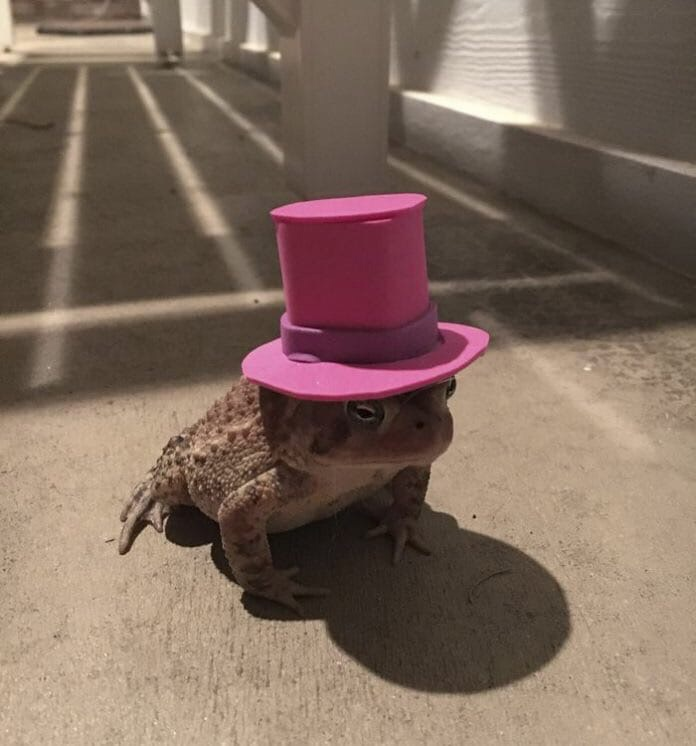
#> input picture pinj/ph/imgs/frog.jpg, 696 x 746 px; its folder holds only this picture in this run
$ python main.py
#> lines starting #> are read from the running program, lines starting #| are printed output that depends on the picture; after the words box and inside, x2 and y2 are one past the last pixel; in counts of white or black regions, pixels touching at a corner belong together
### pinj/ph/photos.py
import cv2

class Photo:
    def __init__(self, name):
#> called with name = 'frog'
        self._input_image = cv2.imread("imgs/{}.jpg".format(name))
#> self._input_image is the input picture: shape (746, 696, 3); mean B, G, R 93.7, 107, 128
        self._name = name
        print("imgs/{}.jpg".format(name))


    def show(self):
        cv2.imshow(self._name, self._input_image)
        cv2.waitKey(0)
        cv2.destroyAllWindows()

    def draw_lines(self):
        width = self._input_image.shape[1]
#> width = 696
        height = self._input_image.shape[0]
#> height = 746
        self._input_image = cv2.line(self._input_image,(width//2,height),(width//2,0),(0,255,0),1)
        self._input_image = cv2.line(self._input_image,(0,height//3*2),(width,height//3*2),(0,255,0),1)
        self._input_image = cv2.line(self._input_image,(0,height//3),(width,height//3),(0,255,0),1)
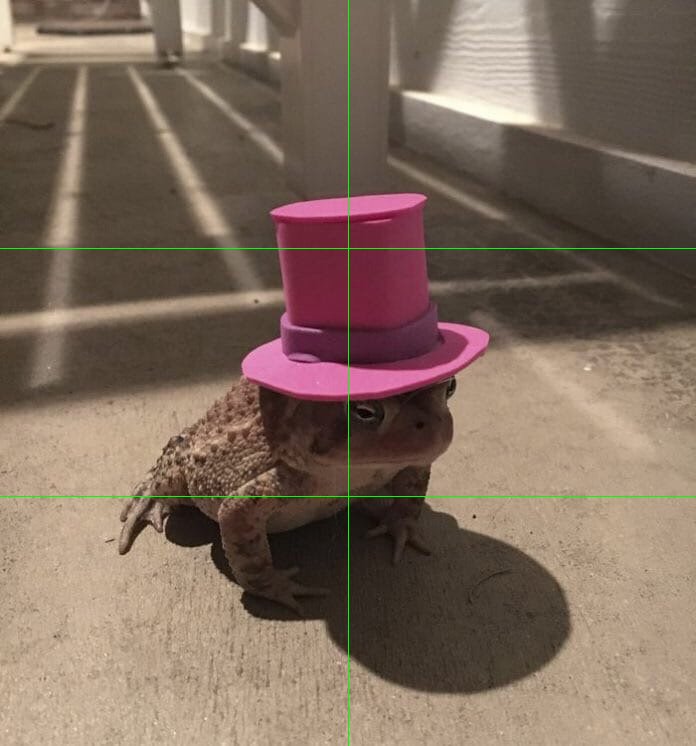
#> self._input_image: shape (746, 696, 3); mean B, G, R 93.4, 107.7, 127.6
        for x in range(width//2-1):
            for y in range(height-1,height//3*2-1,-1):
                r = self._input_image[y,x,0]  # узнаём значение красного цвета пикселя
                g = self._input_image[y,x,1]  # зелёного
                b = self._input_image[y,x,2]  # синего
                sr = (r + g + b) // 3  # среднее значение
                self._input_image[y,x] = (sr,sr,sr)
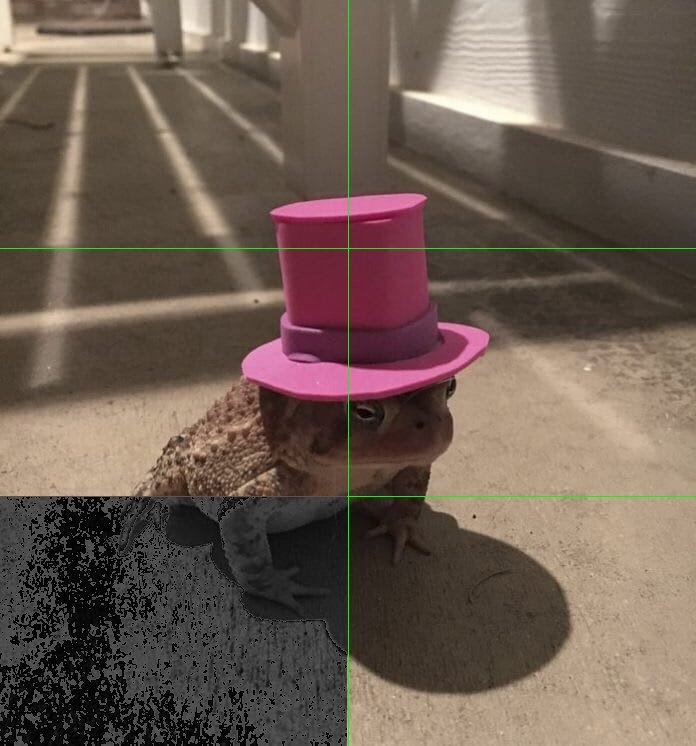
#> self._input_image: shape (746, 696, 3); 16.71% of pixels changed, all inside (x1, y1, x2, y2) = (0, 496, 347, 746)


### pinj/ph/main.py
#написать в стиле ооп, в мейне ноль деклараций
#ТЗ:
#считать картинку
#манипуляции
#ресайз
import sys
from photos import *

def main():
    photo = Photo("frog")
    photo.draw_lines()
    photo.show()


if __name__ == "__main__":
    sys.exit(main() or 0) #how does it work?
#> (the program exits here)
